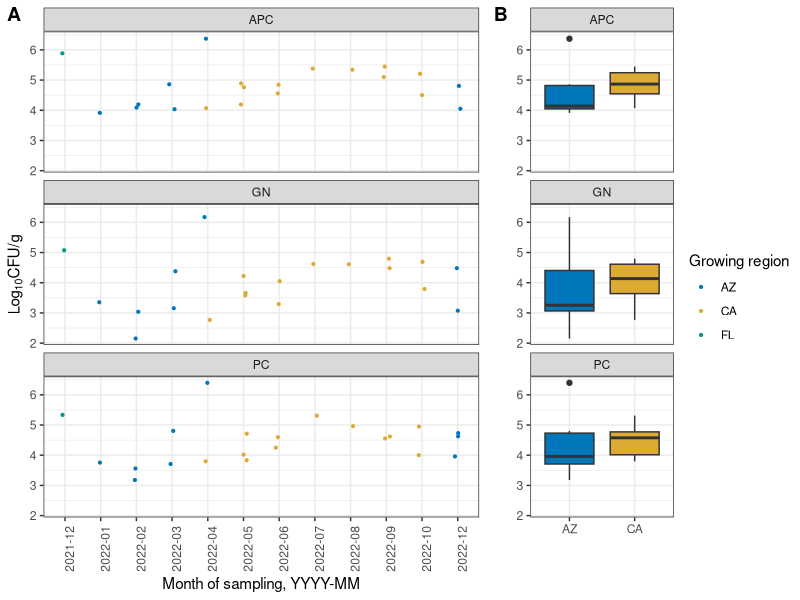
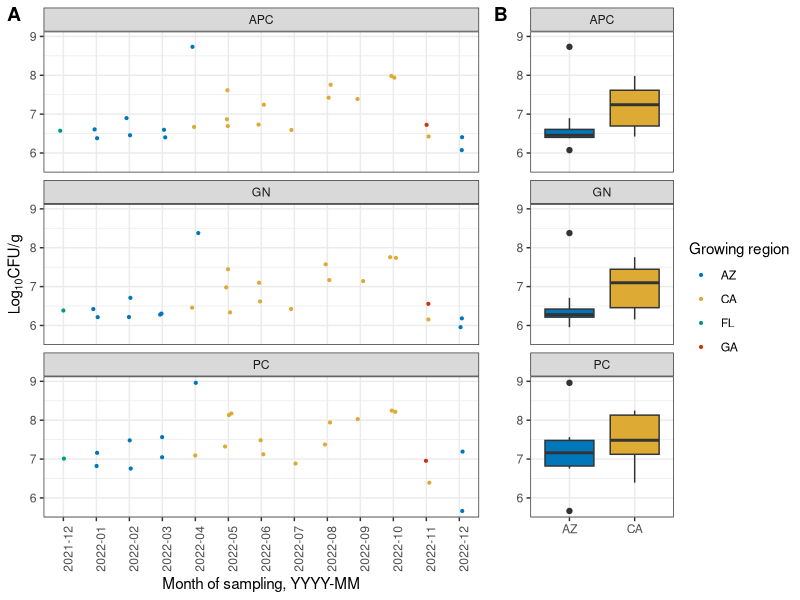
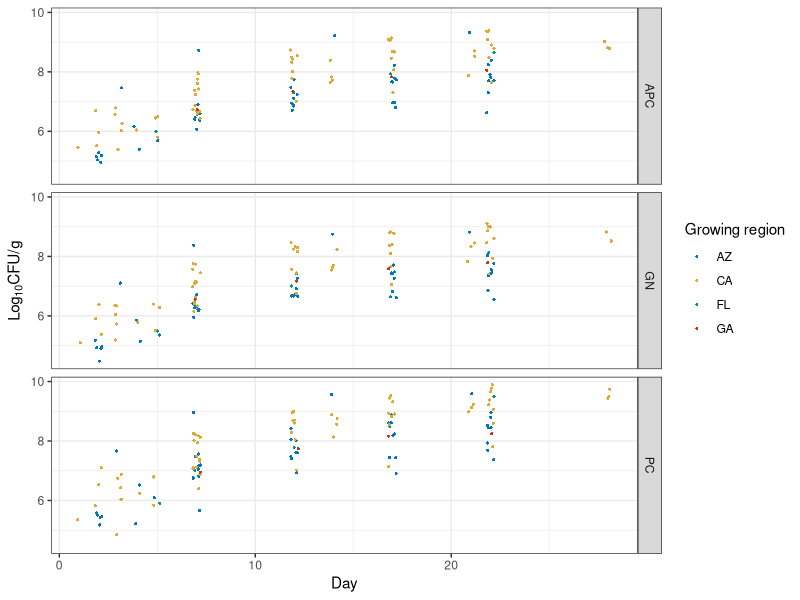
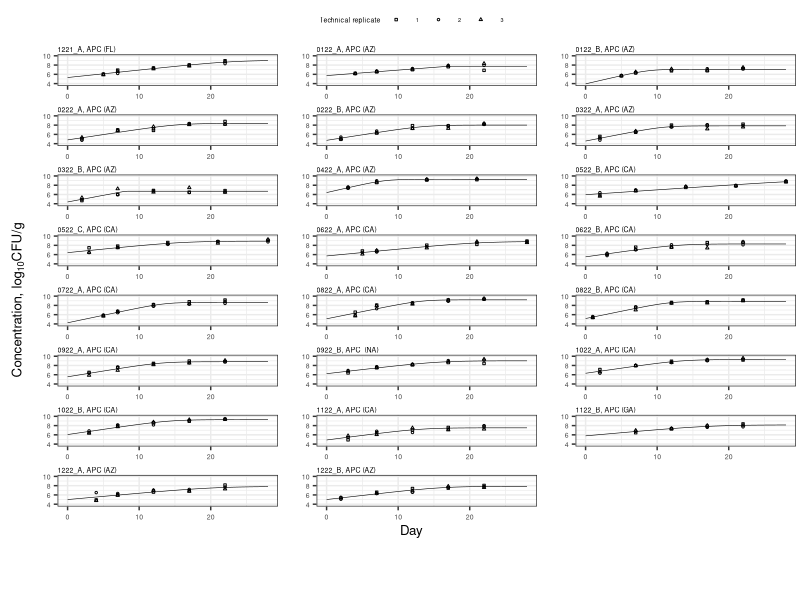
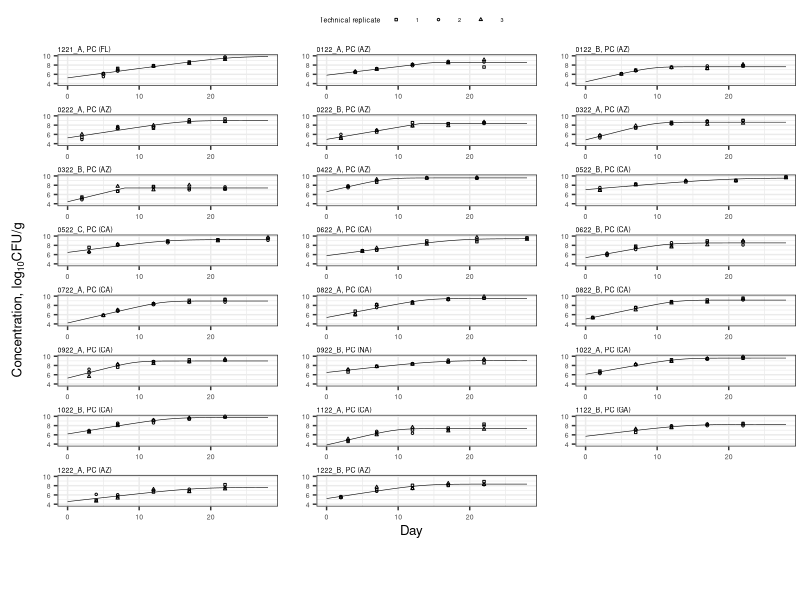

The R script that drew these images, in order:
## ------------------------------Title------------------------------------------
# Plotting the sampling data 

## ------------------------------Description------------------------------------
# Project: CIDA Spinach 

# Script description: Plotting the sampling data 

## ------------------------------Packages---------------------------------------
# Loading packages
library(tidyverse); library(dplyr); library(ggplot2); library(RColorBrewer); 
library(ggpubr); library(grid); library(reshape2); library(gridExtra)

## ------------------------------Raw Data---------------------------------------

harvest_arith <- read.csv("data/wrangled/harvest_conc_by_sample_replicate.csv", header = TRUE)
harvest_geom <- read.csv("data/wrangled/harvest_conc_by_testing_day.csv", header = TRUE)

shelf_life_arith <- read.csv("data/wrangled/shelf_life_conc_by_sample_replicate.csv", header = TRUE)
shelf_life_geom <- read.csv("data/wrangled/shelf_life_conc_by_testing_day.csv", header = TRUE)

metadata <- read.csv("data/wrangled/wrangled_metadata.csv", header = TRUE)

param <- read.csv("output/primary_growth_model_parameters.csv", header = TRUE)

## ------------------------------Defining models--------------------------------

#Baranyi without lag
baranyi_no_lag <- function(day, log10n0, log10nmax, mumax){
  log10n <- log10nmax - log10(1 + (10^(log10nmax - log10n0) - 1) * exp(-mumax * day))
}

#Buchanan without lag
buchanan_no_lag <- function(day, log10n0, log10nmax, mumax){
  log10n <- log10n0 + (day <= ((log10nmax - log10n0) * log(10) / mumax)) * mumax * day / log(10) + (day > ((log10nmax - log10n0) * log(10) / mumax)) * (log10nmax - log10n0)
}

growth_func <- function(day, log10n0, log10nmax, mumax, model){
  if(model == "buchanan_no_lag"){
    return(buchanan_no_lag(day, log10n0, log10nmax, mumax))
  } else if(model == "baranyi_no_lag"){
    return(baranyi_no_lag(day, log10n0, log10nmax, mumax))
  }
}

## ------------------------------Wrangling--------------------------------------

#Converting days into a numeric vector, for the shelf life dataframes
shelf_life_arith$day <- as.numeric(shelf_life_arith$day)

shelf_life_geom$day <- as.numeric(shelf_life_geom$day)


#Sorting samples by lot, for plotting
shelf_life_arith$sampling_code <- as.factor(shelf_life_arith$sampling_code)

shelf_life_arith$sample_replicate <- as.factor(shelf_life_arith$sample_replicate)

arith_1221a <- filter(shelf_life_arith, sampling_code == "1221_A")

arith_0122a <- filter(shelf_life_arith, sampling_code == "0122_A")
arith_0122b <- filter(shelf_life_arith, sampling_code == "0122_B")

arith_0222a <- filter(shelf_life_arith, sampling_code == "0222_A")
arith_0222b <- filter(shelf_life_arith, sampling_code == "0222_B")

arith_0322a <- filter(shelf_life_arith, sampling_code == "0322_A")
arith_0322b <- filter(shelf_life_arith, sampling_code == "0322_B")

arith_0422a <- filter(shelf_life_arith, sampling_code == "0422_A")
arith_0422b <- filter(shelf_life_arith, sampling_code == "0422_B")

arith_0522a <- filter(shelf_life_arith, sampling_code == "0522_A")
arith_0522b <- filter(shelf_life_arith, sampling_code == "0522_B")
arith_0522c <- filter(shelf_life_arith, sampling_code == "0522_C")


arith_0622a <- filter(shelf_life_arith, sampling_code == "0622_A")
arith_0622b <- filter(shelf_life_arith, sampling_code == "0622_B")

arith_0722a <- filter(shelf_life_arith, sampling_code == "0722_A")

arith_0822a <- filter(shelf_life_arith, sampling_code == "0822_A")
arith_0822b <- filter(shelf_life_arith, sampling_code == "0822_B")

arith_0922a <- filter(shelf_life_arith, sampling_code == "0922_A")
arith_0922b <- filter(shelf_life_arith, sampling_code == "0922_B")

arith_1022a <- filter(shelf_life_arith, sampling_code == "1022_A")
arith_1022b <- filter(shelf_life_arith, sampling_code == "1022_B")

arith_1122a <- filter(shelf_life_arith, sampling_code == "1122_A")
arith_1122b <- filter(shelf_life_arith, sampling_code == "1122_B")

arith_1222a <- filter(shelf_life_arith, sampling_code == "1222_A")
arith_1222b <- filter(shelf_life_arith, sampling_code == "1222_B")

## -----------------------------Plotting----------------------------------------
#Plotting harvest samples by location, for AZ and C

harvest_plot_data <- harvest_geom %>%
  filter(!(sampling_code %in% c("0722_B"))) %>%
  filter(!(sampling_code == "1222_A" & test %in% c("APC", "GN")))

harvest_plot_data$year_month_harvest <- substr(harvest_plot_data$date_of_harvest,1, 7)

cols <- c("#0077bb", "#ddaa33", "#009988", "#cc3311")

#Harvest counts by month of collection
harvest_by_sampling_date <- ggplot(data = harvest_plot_data, mapping = aes(x = year_month_harvest, y = log_conc_geom), color = loc) + 
 geom_jitter(aes(color = loc), width = 0.1, height = 0, size = 0.75) + theme_bw() + theme(axis.text.x = element_text(angle = 90)) + scale_color_manual(values = cols) + 
  ylab(expression("Log"[10]*"CFU/g")) + xlab("Month of sampling, YYYY-MM") + scale_fill_manual(values = cols) + facet_wrap(facets = vars(test), nrow = 3) + labs(colour="Growing region")


harvest_by_sampling_date_boxplot <- ggplot(data = filter(harvest_plot_data, loc %in% c("AZ", "CA")), mapping = aes(x = loc, y = log_conc_geom), fill = loc) + 
  geom_boxplot(aes(fill = loc)) + ylab(expression("Log"[10]*"CFU/g")) + xlab("Growing region") + scale_fill_manual(values = cols)  + facet_wrap(facets = vars(test), nrow = 3) + theme_bw() + labs(colour="Growing region")

#tiff("output/harvest_plot.tiff", width = 6, height = 4, unit = "in", res = 1200)
ggarrange(harvest_by_sampling_date, 
          harvest_by_sampling_date_boxplot + rremove("ylab") + rremove("xlab"), labels = c("A", "B"),
          widths = c(5,2), heights = c(1, 3), common.legend = TRUE, legend = "right",
          align = "hv")
#dev.off()

#D7 counts by month of collection

shelf_life_plot_data <- shelf_life_geom %>%
  filter(!(sampling_code %in% c("0922_B")))

shelf_life_plot_data$year_month_harvest <- paste0("20",substr(shelf_life_plot_data$sampling_code, 3, 4), 
                                             "-", substr(shelf_life_plot_data$sampling_code, 1, 2))
                                             
d7_by_sampling_date <- ggplot(data = filter(shelf_life_plot_data, day == "7"), mapping = aes(x = year_month_harvest, y = log_conc_geom), color = loc) + 
  geom_jitter(aes(color = loc), width = 0.1, height = 0, size = 0.75) + theme_bw() + theme(axis.text.x = element_text(angle = 90)) + scale_color_manual(values = cols) + 
  ylab(expression("Log"[10]*"CFU/g")) + xlab("Month of sampling, YYYY-MM") + facet_wrap(facets = vars(test), nrow = 3) + labs(colour="Growing region")

d7_by_sampling_date_boxplot <- ggplot(data = filter(shelf_life_plot_data, day == "7", loc %in% c("AZ", "CA")), mapping = aes(x = loc, y = log_conc_geom), fill = loc) + 
  geom_boxplot(aes(fill = loc)) + ylab(expression("Log"[10]*"CFU/g"))  + xlab("Growing region")  + scale_fill_manual(values = cols)  + facet_wrap(facets = vars(test), nrow = 3) + theme_bw() + labs(colour="Growing region")

d7_plots <- ggarrange(d7_by_sampling_date, 
          d7_by_sampling_date_boxplot + rremove("ylab") + rremove("xlab"), labels = c("A", "B"),
          nrow = 1, ncol = 2, align = "hv", widths = c(5,2), heights = c(1, 3),
          common.legend = TRUE, legend = "right")

#tiff("output/d7_plot.tiff", width = 6, height = 4, unit = "in", res = 1200)
d7_plots
#dev.off()

#Plotting shelf life data together 
shelf_life_plot <- ggplot(data = filter(shelf_life_plot_data), mapping = aes(x = day, y = log_conc_geom)) + 
  geom_jitter(aes(color = loc),shape = 16, width = 0.2, size = 0.75) + facet_grid(rows = vars(test)) + 
  scale_color_manual(values = cols) + labs(colour="Growing region") + 
  ylab(expression("Log"[10]*"CFU/g")) + xlab("Day") + theme_bw()

#tiff("output/shelf_life_plot.tiff", width = 6, height = 4, unit = "in", res = 1200)
shelf_life_plot
#dev.off()

## -----------------------------Plotting----------------------------------------

samp <- rep(unique(shelf_life_arith$sampling_code), each = 29)
day <- c(rep(0:28, times = 25))
pred <- vector(mode = "logical", length = length(day))

apc_pred <- bind_cols(samp, day, pred)
colnames(apc_pred) <- c("sampling_code", "day", "predicted_concentration")

pc_pred <- apc_pred

for(i in 1:nrow(apc_pred)){
  if(!(apc_pred$sampling_code[i] %in% c("0422_B", "0522_A"))){
  index <- which(apc_pred$sampling_code[i] == param$sampling_code &
                   "apc" == param$test)
  apc_pred$predicted_concentration[i] <- growth_func(apc_pred$day[i], 
                                                  param$n0[index], 
                                                  param$nmax[index], 
                                                  param$mumax[index], 
                                                  param$model[index])
  } else {
    apc_pred$predicted_concentration[i] <- NA
  }}

for(i in 1:nrow(pc_pred)){
  if(!(pc_pred$sampling_code[i] %in% c("0422_B", "0522_A"))){
    index <- which(pc_pred$sampling_code[i] == param$sampling_code &
                     "pc" == param$test)
    pc_pred$predicted_concentration[i] <- growth_func(pc_pred$day[i], 
                                                       param$n0[index], 
                                                       param$nmax[index], 
                                                       param$mumax[index], 
                                                       param$model[index])
  } else {
    pc_pred$predicted_concentration[i] <- NA
  }}

#APC 

apc_0122a <- ggplot(data = filter(arith_0122a, test == "APC"), 
                    aes(x = day, y = log_conc)) + 
  geom_point(aes(shape = sample_replicate), size = 0.5) + 
  geom_line(data = filter(apc_pred, sampling_code == "0122_A"), 
            aes(x = day, y = predicted_concentration), linewidth = 0.2) + 
  xlab("Day") + ylab(expression("Log"[10]*"CFU/g")) + 
  labs(title = "0122_A, APC (AZ)") + 
  scale_shape_manual(values = c(0, 1, 2)) + 
  labs(shape = "Technical replicate") + 
  theme_bw() +
  theme(plot.title = element_text(vjust = -3.5, size = 5),
        axis.text=element_text(size=5),
        plot.margin = unit(c(0,0.2,0,1), 'lines'),
        legend.title = element_text(size = 5),
        legend.text = element_text(size = 4)) +
  ylim(3.8, 10.0)

apc_0122b <- ggplot(data = filter(arith_0122b, test == "APC"), 
                    aes(x = day, y = log_conc)) + 
  geom_point(aes(shape = sample_replicate), size = 0.5) + 
  geom_line(data = filter(apc_pred, sampling_code == "0122_B"), 
            aes(x = day, y = predicted_concentration), linewidth = 0.2) + 
  xlab("Day") + ylab(expression("Log"[10]*"CFU/g")) + 
  labs(title = "0122_B, APC (AZ)") + 
  scale_shape_manual(values = c(0, 1, 2)) + 
  labs(shape = "Technical replicate") + 
  theme_bw() +
  theme(plot.title = element_text(vjust = -3.5, size = 5),
        axis.text=element_text(size=5),
        plot.margin = unit(c(0,0.2,0,1), 'lines'),
        legend.title = element_text(size = 5),
        legend.text = element_text(size = 4)) +
  ylim(3.8, 10.0)


apc_0222a <- ggplot(data = filter(arith_0222a, test == "APC"), 
                    aes(x = day, y = log_conc)) + 
  geom_point(aes(shape = sample_replicate), size = 0.5) + 
  geom_line(data = filter(apc_pred, sampling_code == "0222_A"), 
            aes(x = day, y = predicted_concentration), linewidth = 0.2) + 
  xlab("Day") + ylab(expression("Log"[10]*"CFU/g")) + 
  labs(title = "0222_A, APC (AZ)") + 
  scale_shape_manual(values = c(0, 1, 2)) + 
  labs(shape = "Technical replicate") + 
  theme_bw() +
  theme(plot.title = element_text(vjust = -3.5, size = 5),
        axis.text=element_text(size=5),
        plot.margin = unit(c(0,0.2,0,1), 'lines'),
        legend.title = element_text(size = 5),
        legend.text = element_text(size = 4)) +
  ylim(3.8, 10.0)

apc_0222b <- ggplot(data = filter(arith_0222b, test == "APC"), 
                    aes(x = day, y = log_conc)) + 
  geom_point(aes(shape = sample_replicate), size = 0.5) + 
  geom_line(data = filter(apc_pred, sampling_code == "0222_B"), 
            aes(x = day, y = predicted_concentration), linewidth = 0.2) + 
  xlab("Day") + ylab(expression("Log"[10]*"CFU/g")) + 
  labs(title = "0222_B, APC (AZ)") + 
  scale_shape_manual(values = c(0, 1, 2)) + 
  labs(shape = "Technical replicate") + 
  theme_bw() +
  theme(plot.title = element_text(vjust = -3.5, size = 5),
        axis.text=element_text(size=5),
        plot.margin = unit(c(0,0.2,0,1), 'lines'),
        legend.title = element_text(size = 5),
        legend.text = element_text(size = 4)) +
  ylim(3.8, 10.0)

apc_0322a <- ggplot(data = filter(arith_0322a, test == "APC"), 
                    aes(x = day, y = log_conc)) + 
  geom_point(aes(shape = sample_replicate), size = 0.5) + 
  geom_line(data = filter(apc_pred, sampling_code == "0322_A"), 
            aes(x = day, y = predicted_concentration), linewidth = 0.2) + 
  xlab("Day") + ylab(expression("Log"[10]*"CFU/g")) + 
  labs(title = "0322_A, APC (AZ)") + 
  scale_shape_manual(values = c(0, 1, 2)) + 
  labs(shape = "Technical replicate") + 
  theme_bw() +
  theme(plot.title = element_text(vjust = -3.5, size = 5),
        axis.text=element_text(size=5),
        plot.margin = unit(c(0,0.2,0,1), 'lines'),
        legend.title = element_text(size = 5),
        legend.text = element_text(size = 4)) +
  ylim(3.8, 10.0)

apc_0322b <- ggplot(data = filter(arith_0322b, test == "APC"), 
                    aes(x = day, y = log_conc)) + 
  geom_point(aes(shape = sample_replicate), size = 0.5) + 
  geom_line(data = filter(apc_pred, sampling_code == "0322_B"), 
            aes(x = day, y = predicted_concentration), linewidth = 0.2) + 
  xlab("Day") + ylab(expression("Log"[10]*"CFU/g")) + 
  labs(title = "0322_B, APC (AZ)") + 
  scale_shape_manual(values = c(0, 1, 2)) + 
  labs(shape = "Technical replicate") + 
  theme_bw() +
  theme(plot.title = element_text(vjust = -3.5, size = 5),
        axis.text=element_text(size=5),
        plot.margin = unit(c(0,0.2,0,1), 'lines'),
        legend.title = element_text(size = 5),
        legend.text = element_text(size = 4)) +
  ylim(3.8, 10.0)

apc_0422a <- ggplot(data = filter(arith_0422a, test == "APC"), 
                    aes(x = day, y = log_conc)) + 
  geom_point(aes(shape = sample_replicate), size = 0.5) + 
  geom_line(data = filter(apc_pred, sampling_code == "0422_A"), 
            aes(x = day, y = predicted_concentration), linewidth = 0.2) + 
  xlab("Day") + ylab(expression("Log"[10]*"CFU/g")) + 
  labs(title = "0422_A, APC (AZ)") + 
  scale_shape_manual(values = c(0, 1, 2)) + 
  labs(shape = "Technical replicate") + 
  theme_bw() +
  theme(plot.title = element_text(vjust = -3.5, size = 5),
        axis.text=element_text(size=5),
        plot.margin = unit(c(0,0.2,0,1), 'lines'),
        legend.title = element_text(size = 5),
        legend.text = element_text(size = 4)) +
  ylim(3.8, 10.0)

apc_0522b <- ggplot(data = filter(arith_0522b, test == "APC"), 
                    aes(x = day, y = log_conc)) + 
  geom_point(aes(shape = sample_replicate), size = 0.5) + 
  geom_line(data = filter(apc_pred, sampling_code == "0522_B"), 
            aes(x = day, y = predicted_concentration), linewidth = 0.2) + 
  xlab("Day") + ylab(expression("Log"[10]*"CFU/g")) + 
  labs(title = "0522_B, APC (CA)") + 
  scale_shape_manual(values = c(0, 1, 2)) + 
  labs(shape = "Technical replicate") + 
  theme_bw() +
  theme(plot.title = element_text(vjust = -3.5, size = 5),
        axis.text=element_text(size=5),
        plot.margin = unit(c(0,0.2,0,1), 'lines'),
        legend.title = element_text(size = 5),
        legend.text = element_text(size = 4)) +
  ylim(3.8, 10.0)

apc_0522c <- ggplot(data = filter(arith_0522c, test == "APC"), 
                    aes(x = day, y = log_conc)) + 
  geom_point(aes(shape = sample_replicate), size = 0.5) + 
  geom_line(data = filter(apc_pred, sampling_code == "0522_C"), 
            aes(x = day, y = predicted_concentration), linewidth = 0.2) + 
  xlab("Day") + ylab(expression("Log"[10]*"CFU/g")) + 
  labs(title = "0522_C, APC (CA)") + 
  scale_shape_manual(values = c(0, 1, 2)) + 
  labs(shape = "Technical replicate") + 
  theme_bw() +
  theme(plot.title = element_text(vjust = -3.5, size = 5),
        axis.text=element_text(size=5),
        plot.margin = unit(c(0,0.2,0,1), 'lines'),
        legend.title = element_text(size = 5),
        legend.text = element_text(size = 4)) +
  ylim(3.8, 10.0)

apc_0622a <- ggplot(data = filter(arith_0622a, test == "APC"), 
                    aes(x = day, y = log_conc)) + 
  geom_point(aes(shape = sample_replicate), size = 0.5) + 
  geom_line(data = filter(apc_pred, sampling_code == "0622_A"), 
            aes(x = day, y = predicted_concentration), linewidth = 0.2) + 
  xlab("Day") + ylab(expression("Log"[10]*"CFU/g")) + 
  labs(title = "0622_A, APC (CA)") + 
  scale_shape_manual(values = c(0, 1, 2)) + 
  labs(shape = "Technical replicate") + 
  theme_bw() +
  theme(plot.title = element_text(vjust = -3.5, size = 5),
        axis.text=element_text(size=5),
        plot.margin = unit(c(0,0.2,0,1), 'lines'),
        legend.title = element_text(size = 5),
        legend.text = element_text(size = 4)) +
  ylim(3.8, 10.0)

apc_0622b <- ggplot(data = filter(arith_0622b, test == "APC"), 
                    aes(x = day, y = log_conc)) + 
  geom_point(aes(shape = sample_replicate), size = 0.5) + 
  geom_line(data = filter(apc_pred, sampling_code == "0622_B"), 
            aes(x = day, y = predicted_concentration), linewidth = 0.2) + 
  xlab("Day") + ylab(expression("Log"[10]*"CFU/g")) + 
  labs(title = "0622_B, APC (CA)") + 
  scale_shape_manual(values = c(0, 1, 2)) + 
  labs(shape = "Technical replicate") + 
  theme_bw() +
  theme(plot.title = element_text(vjust = -3.5, size = 5),
        axis.text=element_text(size=5),
        plot.margin = unit(c(0,0.2,0,1), 'lines'),
        legend.title = element_text(size = 5),
        legend.text = element_text(size = 4)) +
  ylim(3.8, 10.0)

apc_0722a <- ggplot(data = filter(arith_0722a, test == "APC"), 
                    aes(x = day, y = log_conc)) + 
  geom_point(aes(shape = sample_replicate), size = 0.5) + 
  geom_line(data = filter(apc_pred, sampling_code == "0722_A"), 
            aes(x = day, y = predicted_concentration), linewidth = 0.2) + 
  xlab("Day") + ylab(expression("Log"[10]*"CFU/g")) + 
  labs(title = "0722_A, APC (CA)") + 
  scale_shape_manual(values = c(0, 1, 2)) + 
  labs(shape = "Technical replicate") + 
  theme_bw() +
  theme(plot.title = element_text(vjust = -3.5, size = 5),
        axis.text=element_text(size=5),
        plot.margin = unit(c(0,0.2,0,1), 'lines'),
        legend.title = element_text(size = 5),
        legend.text = element_text(size = 4)) +
  ylim(3.8, 10.0)

apc_0822a <- ggplot(data = filter(arith_0822a, test == "APC"), 
                    aes(x = day, y = log_conc)) + 
  geom_point(aes(shape = sample_replicate), size = 0.5) + 
  geom_line(data = filter(apc_pred, sampling_code == "0822_A"), 
            aes(x = day, y = predicted_concentration), linewidth = 0.2) + 
  xlab("Day") + ylab(expression("Log"[10]*"CFU/g")) + 
  labs(title = "0822_A, APC (CA)") + 
  scale_shape_manual(values = c(0, 1, 2)) + 
  labs(shape = "Technical replicate") + 
  theme_bw() +
  theme(plot.title = element_text(vjust = -3.5, size = 5),
        axis.text=element_text(size=5),
        plot.margin = unit(c(0,0.2,0,1), 'lines'),
        legend.title = element_text(size = 5),
        legend.text = element_text(size = 4)) +
  ylim(3.8, 10.0)

apc_0822b <- ggplot(data = filter(arith_0822b, test == "APC"), 
                    aes(x = day, y = log_conc)) + 
  geom_point(aes(shape = sample_replicate), size = 0.5) + 
  geom_line(data = filter(apc_pred, sampling_code == "0822_B"), 
            aes(x = day, y = predicted_concentration), linewidth = 0.2) + 
  xlab("Day") + ylab(expression("Log"[10]*"CFU/g")) + 
  labs(title = "0822_B, APC (CA)") + 
  scale_shape_manual(values = c(0, 1, 2)) + 
  labs(shape = "Technical replicate") + 
  theme_bw() +
  theme(plot.title = element_text(vjust = -3.5, size = 5),
        axis.text=element_text(size=5),
        plot.margin = unit(c(0,0.2,0,1), 'lines'),
        legend.title = element_text(size = 5),
        legend.text = element_text(size = 4)) +
  ylim(3.8, 10.0)

apc_0922a <- ggplot(data = filter(arith_0922a, test == "APC"), 
                    aes(x = day, y = log_conc)) + 
  geom_point(aes(shape = sample_replicate), size = 0.5) + 
  geom_line(data = filter(apc_pred, sampling_code == "0922_A"), 
            aes(x = day, y = predicted_concentration), linewidth = 0.2) + 
  xlab("Day") + ylab(expression("Log"[10]*"CFU/g")) + 
  labs(title = "0922_A, APC (CA)") + 
  scale_shape_manual(values = c(0, 1, 2)) + 
  labs(shape = "Technical replicate") + 
  theme_bw() +
  theme(plot.title = element_text(vjust = -3.5, size = 5),
        axis.text=element_text(size=5),
        plot.margin = unit(c(0,0.2,0,1), 'lines'),
        legend.title = element_text(size = 5),
        legend.text = element_text(size = 4)) +
  ylim(3.8, 10.0)

apc_0922b <- ggplot(data = filter(arith_0922b, test == "APC"), 
                    aes(x = day, y = log_conc)) + 
  geom_point(aes(shape = sample_replicate), size = 0.5) + 
  geom_line(data = filter(apc_pred, sampling_code == "0922_B"), 
            aes(x = day, y = predicted_concentration), linewidth = 0.2) + 
  xlab("Day") + ylab(expression("Log"[10]*"CFU/g")) + 
  labs(title = "0922_B, APC  (NA)") + 
  scale_shape_manual(values = c(0, 1, 2)) + 
  labs(shape = "Technical replicate") + 
  theme_bw() +
  theme(plot.title = element_text(vjust = -3.5, size = 5),
        axis.text=element_text(size=5),
        plot.margin = unit(c(0,0.2,0,1), 'lines'),
        legend.title = element_text(size = 5),
        legend.text = element_text(size = 4)) +
  ylim(3.8, 10.0)

apc_1022a <- ggplot(data = filter(arith_1022a, test == "APC"), 
                    aes(x = day, y = log_conc)) + 
  geom_point(aes(shape = sample_replicate), size = 0.5) + 
  geom_line(data = filter(apc_pred, sampling_code == "1022_A"), 
            aes(x = day, y = predicted_concentration), linewidth = 0.2) + 
  xlab("Day") + ylab(expression("Log"[10]*"CFU/g")) + 
  labs(title = "1022_A, APC (CA)") + 
  scale_shape_manual(values = c(0, 1, 2)) + 
  labs(shape = "Technical replicate") + 
  theme_bw() +
  theme(plot.title = element_text(vjust = -3.5, size = 5),
        axis.text=element_text(size=5),
        plot.margin = unit(c(0,0.2,0,1), 'lines'),
        legend.title = element_text(size = 5),
        legend.text = element_text(size = 4)) +
  ylim(3.8, 10.0)

apc_1022b <- ggplot(data = filter(arith_1022b, test == "APC"), 
                    aes(x = day, y = log_conc)) + 
  geom_point(aes(shape = sample_replicate), size = 0.5) + 
  geom_line(data = filter(apc_pred, sampling_code == "1022_B"), 
            aes(x = day, y = predicted_concentration), linewidth = 0.2) + 
  xlab("Day") + ylab(expression("Log"[10]*"CFU/g")) + 
  labs(title = "1022_B, APC (CA)") + 
  scale_shape_manual(values = c(0, 1, 2)) + 
  labs(shape = "Technical replicate") + 
  theme_bw() +
  theme(plot.title = element_text(vjust = -3.5, size = 5),
        axis.text=element_text(size=5),
        plot.margin = unit(c(0,0.2,0,1), 'lines'),
        legend.title = element_text(size = 5),
        legend.text = element_text(size = 4)) +
  ylim(3.8, 10.0)

apc_1122a <- ggplot(data = filter(arith_1122a, test == "APC"), 
                    aes(x = day, y = log_conc)) + 
  geom_point(aes(shape = sample_replicate), size = 0.5) + 
  geom_line(data = filter(apc_pred, sampling_code == "1122_A"), 
            aes(x = day, y = predicted_concentration), linewidth = 0.2) + 
  xlab("Day") + ylab(expression("Log"[10]*"CFU/g")) + 
  labs(title = "1122_A, APC (CA)") + 
  scale_shape_manual(values = c(0, 1, 2)) + 
  labs(shape = "Technical replicate") + 
  theme_bw() +
  theme(plot.title = element_text(vjust = -3.5, size = 5),
        axis.text=element_text(size=5),
        plot.margin = unit(c(0,0.2,0,1), 'lines'),
        legend.title = element_text(size = 5),
        legend.text = element_text(size = 4)) +
  ylim(3.8, 10.0)

apc_1122b <- ggplot(data = filter(arith_1122b, test == "APC"), 
                    aes(x = day, y = log_conc)) + 
  geom_point(aes(shape = sample_replicate), size = 0.5) + 
  geom_line(data = filter(apc_pred, sampling_code == "1122_B"), 
            aes(x = day, y = predicted_concentration), linewidth = 0.2) + 
  xlab("Day") + ylab(expression("Log"[10]*"CFU/g")) + 
  labs(title = "1122_B, APC (GA)") + 
  scale_shape_manual(values = c(0, 1, 2)) + 
  labs(shape = "Technical replicate") + 
  theme_bw() +
  theme(plot.title = element_text(vjust = -3.5, size = 5),
        axis.text=element_text(size=5),
        plot.margin = unit(c(0,0.2,0,1), 'lines'),
        legend.title = element_text(size = 5),
        legend.text = element_text(size = 4)) +
  ylim(3.8, 10.0)

apc_1221a <- ggplot(data = filter(arith_1221a, test == "APC"), 
                    aes(x = day, y = log_conc)) + 
  geom_point(aes(shape = sample_replicate), size = 0.5) + 
  geom_line(data = filter(apc_pred, sampling_code == "1221_A"), 
            aes(x = day, y = predicted_concentration), linewidth = 0.2) + 
  xlab("Day") + ylab(expression("Log"[10]*"CFU/g")) + 
  labs(title = "1221_A, APC (FL)") + 
  scale_shape_manual(values = c(0, 1, 2)) + 
  labs(shape = "Technical replicate") + 
  theme_bw() +
  theme(plot.title = element_text(vjust = -3.5, size = 5),
        axis.text=element_text(size=5),
        plot.margin = unit(c(0,0.2,0,1), 'lines'),
        legend.title = element_text(size = 5),
        legend.text = element_text(size = 4)) +
  ylim(3.8, 10.0)

apc_1222a <- ggplot(data = filter(arith_1222a, test == "APC"), 
                    aes(x = day, y = log_conc)) + 
  geom_point(aes(shape = sample_replicate), size = 0.5) + 
  geom_line(data = filter(apc_pred, sampling_code == "1222_A"), 
            aes(x = day, y = predicted_concentration), linewidth = 0.2) + 
  xlab("Day") + ylab(expression("Log"[10]*"CFU/g")) + 
  labs(title = "1222_A, APC (AZ)") + 
  scale_shape_manual(values = c(0, 1, 2)) + 
  labs(shape = "Technical replicate") + 
  theme_bw() +
  theme(plot.title = element_text(vjust = -3.5, size = 5),
        axis.text=element_text(size=5),
        plot.margin = unit(c(0,0.2,0,1), 'lines'),
        legend.title = element_text(size = 5),
        legend.text = element_text(size = 4)) +
  ylim(3.8, 10.0)

apc_1222b <- ggplot(data = filter(arith_1222b, test == "APC"), 
                    aes(x = day, y = log_conc)) + 
  geom_point(aes(shape = sample_replicate), size = 0.5) + 
  geom_line(data = filter(apc_pred, sampling_code == "1222_B"), 
            aes(x = day, y = predicted_concentration), linewidth = 0.2) + 
  xlab("Day") + ylab(expression("Log"[10]*"CFU/g")) + 
  labs(title = "1222_B, APC (AZ)") + 
  scale_shape_manual(values = c(0, 1, 2)) + 
  labs(shape = "Technical replicate") + 
  theme_bw() +
  theme(plot.title = element_text(vjust = -3.5, size = 5),
        axis.text=element_text(size=5), 
        plot.margin = unit(c(0,0.2,0,1), 'lines'),
        legend.title = element_text(size = 5),
        legend.text = element_text(size = 4)) +
  ylim(3.8, 10.0)

apc_plot <- ggarrange(apc_1221a + rremove("ylab") + rremove("xlab"), 
                         apc_0122a +rremove("ylab") + rremove("xlab"),
                         apc_0122b +rremove("ylab") + rremove("xlab"), 
                         apc_0222a +rremove("ylab") + rremove("xlab"),
                         apc_0222b +rremove("ylab") + rremove("xlab"), 
                         apc_0322a +rremove("ylab") + rremove("xlab"),
                         apc_0322b +rremove("ylab") + rremove("xlab"), 
                         apc_0422a +rremove("ylab") + rremove("xlab"),
                         apc_0522b +rremove("ylab") + rremove("xlab"), 
                         apc_0522c +rremove("ylab") + rremove("xlab"),
                         apc_0622a +rremove("ylab") + rremove("xlab"), 
                         apc_0622b +rremove("ylab") + rremove("xlab"),
                         apc_0722a +rremove("ylab") + rremove("xlab"), 
                         apc_0822a +rremove("ylab") + rremove("xlab"),
                         apc_0822b +rremove("ylab") + rremove("xlab"), 
                         apc_0922a +rremove("ylab") + rremove("xlab"),
                         apc_0922b +rremove("ylab") + rremove("xlab"), 
                         apc_1022a +rremove("ylab") + rremove("xlab"),
                         apc_1022b +rremove("ylab") + rremove("xlab"), 
                         apc_1122a +rremove("ylab") + rremove("xlab"),
                         apc_1122b +rremove("ylab") + rremove("xlab"), 
                         apc_1222a +rremove("ylab") + rremove("xlab"),
                         apc_1222b +rremove("ylab") + rremove("xlab"),
                         common.legend = TRUE, 
                         ncol = 3, nrow = 9)


pdf("output/apc_primary_model_plot.pdf")

annotate_figure(apc_plot, left = textGrob(expression("Concentration, log"[10]*"CFU/g"), rot = 90, vjust = 1, gp = gpar(cex = 0.8)),
                bottom = textGrob("Day", y = 3.5, x = 0.5, gp = gpar(cex = 0.8)))

dev.off()

#PC 

pc_0122a <- ggplot(data = filter(arith_0122a, test == "PC"), 
                    aes(x = day, y = log_conc)) + 
  geom_point(aes(shape = sample_replicate), size = 0.5) + 
  geom_line(data = filter(pc_pred, sampling_code == "0122_A"), 
            aes(x = day, y = predicted_concentration), linewidth = 0.2) + 
  xlab("Day") + ylab(expression("Log"[10]*"CFU/g")) + 
  labs(title = "0122_A, PC (AZ)") + 
  scale_shape_manual(values = c(0, 1, 2)) + 
  labs(shape = "Technical replicate") + 
  theme_bw() +
  theme(plot.title = element_text(vjust = -3.5, size = 5),
        axis.text=element_text(size=5),
        plot.margin = unit(c(0,0.2,0,1), 'lines'),
        legend.title = element_text(size = 5),
        legend.text = element_text(size = 4)) +
  ylim(3.8, 10)

pc_0122b <- ggplot(data = filter(arith_0122b, test == "PC"), 
                    aes(x = day, y = log_conc)) + 
  geom_point(aes(shape = sample_replicate), size = 0.5) + 
  geom_line(data = filter(pc_pred, sampling_code == "0122_B"), 
            aes(x = day, y = predicted_concentration), linewidth = 0.2) + 
  xlab("Day") + ylab(expression("Log"[10]*"CFU/g")) + 
  labs(title = "0122_B, PC (AZ)") + 
  scale_shape_manual(values = c(0, 1, 2)) + 
  labs(shape = "Technical replicate") + 
  theme_bw() +
  theme(plot.title = element_text(vjust = -3.5, size = 5),
        axis.text=element_text(size=5),
        plot.margin = unit(c(0,0.2,0,1), 'lines'),
        legend.title = element_text(size = 5),
        legend.text = element_text(size = 4)) +
  ylim(3.8, 10)


pc_0222a <- ggplot(data = filter(arith_0222a, test == "PC"), 
                    aes(x = day, y = log_conc)) + 
  geom_point(aes(shape = sample_replicate), size = 0.5) + 
  geom_line(data = filter(pc_pred, sampling_code == "0222_A"), 
            aes(x = day, y = predicted_concentration), linewidth = 0.2) + 
  xlab("Day") + ylab(expression("Log"[10]*"CFU/g")) + 
  labs(title = "0222_A, PC (AZ)") + 
  scale_shape_manual(values = c(0, 1, 2)) + 
  labs(shape = "Technical replicate") + 
  theme_bw() +
  theme(plot.title = element_text(vjust = -3.5, size = 5),
        axis.text=element_text(size=5),
        plot.margin = unit(c(0,0.2,0,1), 'lines'),
        legend.title = element_text(size = 5),
        legend.text = element_text(size = 4)) +
  ylim(3.8, 10)

pc_0222b <- ggplot(data = filter(arith_0222b, test == "PC"), 
                    aes(x = day, y = log_conc)) + 
  geom_point(aes(shape = sample_replicate), size = 0.5) + 
  geom_line(data = filter(pc_pred, sampling_code == "0222_B"), 
            aes(x = day, y = predicted_concentration), linewidth = 0.2) + 
  xlab("Day") + ylab(expression("Log"[10]*"CFU/g")) + 
  labs(title = "0222_B, PC (AZ)") + 
  scale_shape_manual(values = c(0, 1, 2)) + 
  labs(shape = "Technical replicate") + 
  theme_bw() +
  theme(plot.title = element_text(vjust = -3.5, size = 5),
        axis.text=element_text(size=5),
        plot.margin = unit(c(0,0.2,0,1), 'lines'),
        legend.title = element_text(size = 5),
        legend.text = element_text(size = 4)) +
  ylim(3.8, 10)

pc_0322a <- ggplot(data = filter(arith_0322a, test == "PC"), 
                    aes(x = day, y = log_conc)) + 
  geom_point(aes(shape = sample_replicate), size = 0.5) + 
  geom_line(data = filter(pc_pred, sampling_code == "0322_A"), 
            aes(x = day, y = predicted_concentration), linewidth = 0.2) + 
  xlab("Day") + ylab(expression("Log"[10]*"CFU/g")) + 
  labs(title = "0322_A, PC (AZ)") + 
  scale_shape_manual(values = c(0, 1, 2)) + 
  labs(shape = "Technical replicate") + 
  theme_bw() +
  theme(plot.title = element_text(vjust = -3.5, size = 5),
        axis.text=element_text(size=5),
        plot.margin = unit(c(0,0.2,0,1), 'lines'),
        legend.title = element_text(size = 5),
        legend.text = element_text(size = 4)) +
  ylim(3.8, 10)

pc_0322b <- ggplot(data = filter(arith_0322b, test == "PC"), 
                    aes(x = day, y = log_conc)) + 
  geom_point(aes(shape = sample_replicate), size = 0.5) + 
  geom_line(data = filter(pc_pred, sampling_code == "0322_B"), 
            aes(x = day, y = predicted_concentration), linewidth = 0.2) + 
  xlab("Day") + ylab(expression("Log"[10]*"CFU/g")) + 
  labs(title = "0322_B, PC (AZ)") + 
  scale_shape_manual(values = c(0, 1, 2)) + 
  labs(shape = "Technical replicate") + 
  theme_bw() +
  theme(plot.title = element_text(vjust = -3.5, size = 5),
        axis.text=element_text(size=5),
        plot.margin = unit(c(0,0.2,0,1), 'lines'),
        legend.title = element_text(size = 5),
        legend.text = element_text(size = 4)) +
  ylim(3.8, 10)

pc_0422a <- ggplot(data = filter(arith_0422a, test == "PC"), 
                    aes(x = day, y = log_conc)) + 
  geom_point(aes(shape = sample_replicate), size = 0.5) + 
  geom_line(data = filter(pc_pred, sampling_code == "0422_A"), 
            aes(x = day, y = predicted_concentration), linewidth = 0.2) + 
  xlab("Day") + ylab(expression("Log"[10]*"CFU/g")) + 
  labs(title = "0422_A, PC (AZ)") + 
  scale_shape_manual(values = c(0, 1, 2)) + 
  labs(shape = "Technical replicate") + 
  theme_bw() +
  theme(plot.title = element_text(vjust = -3.5, size = 5),
        axis.text=element_text(size=5),
        plot.margin = unit(c(0,0.2,0,1), 'lines'),
        legend.title = element_text(size = 5),
        legend.text = element_text(size = 4)) +
  ylim(3.8, 10)

pc_0522b <- ggplot(data = filter(arith_0522b, test == "PC"), 
                    aes(x = day, y = log_conc)) + 
  geom_point(aes(shape = sample_replicate), size = 0.5) + 
  geom_line(data = filter(pc_pred, sampling_code == "0522_B"), 
            aes(x = day, y = predicted_concentration), linewidth = 0.2) + 
  xlab("Day") + ylab(expression("Log"[10]*"CFU/g")) + 
  labs(title = "0522_B, PC (CA)") + 
  scale_shape_manual(values = c(0, 1, 2)) + 
  labs(shape = "Technical replicate") + 
  theme_bw() +
  theme(plot.title = element_text(vjust = -3.5, size = 5),
        axis.text=element_text(size=5),
        plot.margin = unit(c(0,0.2,0,1), 'lines'),
        legend.title = element_text(size = 5),
        legend.text = element_text(size = 4)) +
  ylim(3.8, 10)

pc_0522c <- ggplot(data = filter(arith_0522c, test == "PC"), 
                    aes(x = day, y = log_conc)) + 
  geom_point(aes(shape = sample_replicate), size = 0.5) + 
  geom_line(data = filter(pc_pred, sampling_code == "0522_C"), 
            aes(x = day, y = predicted_concentration), linewidth = 0.2) + 
  xlab("Day") + ylab(expression("Log"[10]*"CFU/g")) + 
  labs(title = "0522_C, PC (CA)") + 
  scale_shape_manual(values = c(0, 1, 2)) + 
  labs(shape = "Technical replicate") + 
  theme_bw() +
  theme(plot.title = element_text(vjust = -3.5, size = 5),
        axis.text=element_text(size=5),
        plot.margin = unit(c(0,0.2,0,1), 'lines'),
        legend.title = element_text(size = 5),
        legend.text = element_text(size = 4)) +
  ylim(3.8, 10)

pc_0622a <- ggplot(data = filter(arith_0622a, test == "PC"), 
                    aes(x = day, y = log_conc)) + 
  geom_point(aes(shape = sample_replicate), size = 0.5) + 
  geom_line(data = filter(pc_pred, sampling_code == "0622_A"), 
            aes(x = day, y = predicted_concentration), linewidth = 0.2) + 
  xlab("Day") + ylab(expression("Log"[10]*"CFU/g")) + 
  labs(title = "0622_A, PC (CA)") + 
  scale_shape_manual(values = c(0, 1, 2)) + 
  labs(shape = "Technical replicate") + 
  theme_bw() +
  theme(plot.title = element_text(vjust = -3.5, size = 5),
        axis.text=element_text(size=5),
        plot.margin = unit(c(0,0.2,0,1), 'lines'),
        legend.title = element_text(size = 5),
        legend.text = element_text(size = 4)) +
  ylim(3.8, 10)

pc_0622b <- ggplot(data = filter(arith_0622b, test == "PC"), 
                    aes(x = day, y = log_conc)) + 
  geom_point(aes(shape = sample_replicate), size = 0.5) + 
  geom_line(data = filter(pc_pred, sampling_code == "0622_B"), 
            aes(x = day, y = predicted_concentration), linewidth = 0.2) + 
  xlab("Day") + ylab(expression("Log"[10]*"CFU/g")) + 
  labs(title = "0622_B, PC (CA)") + 
  scale_shape_manual(values = c(0, 1, 2)) + 
  labs(shape = "Technical replicate") + 
  theme_bw() +
  theme(plot.title = element_text(vjust = -3.5, size = 5),
        axis.text=element_text(size=5),
        plot.margin = unit(c(0,0.2,0,1), 'lines'),
        legend.title = element_text(size = 5),
        legend.text = element_text(size = 4)) +
  ylim(3.8, 10)

pc_0722a <- ggplot(data = filter(arith_0722a, test == "PC"), 
                    aes(x = day, y = log_conc)) + 
  geom_point(aes(shape = sample_replicate), size = 0.5) + 
  geom_line(data = filter(pc_pred, sampling_code == "0722_A"), 
            aes(x = day, y = predicted_concentration), linewidth = 0.2) + 
  xlab("Day") + ylab(expression("Log"[10]*"CFU/g")) + 
  labs(title = "0722_A, PC (CA)") + 
  scale_shape_manual(values = c(0, 1, 2)) + 
  labs(shape = "Technical replicate") + 
  theme_bw() +
  theme(plot.title = element_text(vjust = -3.5, size = 5),
        axis.text=element_text(size=5),
        plot.margin = unit(c(0,0.2,0,1), 'lines'),
        legend.title = element_text(size = 5),
        legend.text = element_text(size = 4)) +
  ylim(3.8, 10)

pc_0822a <- ggplot(data = filter(arith_0822a, test == "PC"), 
                    aes(x = day, y = log_conc)) + 
  geom_point(aes(shape = sample_replicate), size = 0.5) + 
  geom_line(data = filter(pc_pred, sampling_code == "0822_A"), 
            aes(x = day, y = predicted_concentration), linewidth = 0.2) + 
  xlab("Day") + ylab(expression("Log"[10]*"CFU/g")) + 
  labs(title = "0822_A, PC (CA)") + 
  scale_shape_manual(values = c(0, 1, 2)) + 
  labs(shape = "Technical replicate") + 
  theme_bw() +
  theme(plot.title = element_text(vjust = -3.5, size = 5),
        axis.text=element_text(size=5),
        plot.margin = unit(c(0,0.2,0,1), 'lines'),
        legend.title = element_text(size = 5),
        legend.text = element_text(size = 4)) +
  ylim(3.8, 10)

pc_0822b <- ggplot(data = filter(arith_0822b, test == "PC"), 
                    aes(x = day, y = log_conc)) + 
  geom_point(aes(shape = sample_replicate), size = 0.5) + 
  geom_line(data = filter(pc_pred, sampling_code == "0822_B"), 
            aes(x = day, y = predicted_concentration), linewidth = 0.2) + 
  xlab("Day") + ylab(expression("Log"[10]*"CFU/g")) + 
  labs(title = "0822_B, PC (CA)") + 
  scale_shape_manual(values = c(0, 1, 2)) + 
  labs(shape = "Technical replicate") + 
  theme_bw() +
  theme(plot.title = element_text(vjust = -3.5, size = 5),
        axis.text=element_text(size=5),
        plot.margin = unit(c(0,0.2,0,1), 'lines'),
        legend.title = element_text(size = 5),
        legend.text = element_text(size = 4)) +
  ylim(3.8, 10)

pc_0922a <- ggplot(data = filter(arith_0922a, test == "PC"), 
                    aes(x = day, y = log_conc)) + 
  geom_point(aes(shape = sample_replicate), size = 0.5) + 
  geom_line(data = filter(pc_pred, sampling_code == "0922_A"), 
            aes(x = day, y = predicted_concentration), linewidth = 0.2) + 
  xlab("Day") + ylab(expression("Log"[10]*"CFU/g")) + 
  labs(title = "0922_A, PC (CA)") + 
  scale_shape_manual(values = c(0, 1, 2)) + 
  labs(shape = "Technical replicate") + 
  theme_bw() +
  theme(plot.title = element_text(vjust = -3.5, size = 5),
        axis.text=element_text(size=5),
        plot.margin = unit(c(0,0.2,0,1), 'lines'),
        legend.title = element_text(size = 5),
        legend.text = element_text(size = 4)) +
  ylim(3.8, 10)

pc_0922b <- ggplot(data = filter(arith_0922b, test == "PC"), 
                    aes(x = day, y = log_conc)) + 
  geom_point(aes(shape = sample_replicate), size = 0.5) + 
  geom_line(data = filter(pc_pred, sampling_code == "0922_B"), 
            aes(x = day, y = predicted_concentration), linewidth = 0.2) + 
  xlab("Day") + ylab(expression("Log"[10]*"CFU/g")) + 
  labs(title = "0922_B, PC (NA)") + 
  scale_shape_manual(values = c(0, 1, 2)) + 
  labs(shape = "Technical replicate") + 
  theme_bw() +
  theme(plot.title = element_text(vjust = -3.5, size = 5),
        axis.text=element_text(size=5),
        plot.margin = unit(c(0,0.2,0,1), 'lines'),
        legend.title = element_text(size = 5),
        legend.text = element_text(size = 4)) +
  ylim(3.8, 10)

pc_1022a <- ggplot(data = filter(arith_1022a, test == "PC"), 
                    aes(x = day, y = log_conc)) + 
  geom_point(aes(shape = sample_replicate), size = 0.5) + 
  geom_line(data = filter(pc_pred, sampling_code == "1022_A"), 
            aes(x = day, y = predicted_concentration), linewidth = 0.2) + 
  xlab("Day") + ylab(expression("Log"[10]*"CFU/g")) + 
  labs(title = "1022_A, PC (CA)") + 
  scale_shape_manual(values = c(0, 1, 2)) + 
  labs(shape = "Technical replicate") + 
  theme_bw() +
  theme(plot.title = element_text(vjust = -3.5, size = 5),
        axis.text=element_text(size=5),
        plot.margin = unit(c(0,0.2,0,1), 'lines'),
        legend.title = element_text(size = 5),
        legend.text = element_text(size = 4)) +
  ylim(3.8, 10)

pc_1022b <- ggplot(data = filter(arith_1022b, test == "PC"), 
                    aes(x = day, y = log_conc)) + 
  geom_point(aes(shape = sample_replicate), size = 0.5) + 
  geom_line(data = filter(pc_pred, sampling_code == "1022_B"), 
            aes(x = day, y = predicted_concentration), linewidth = 0.2) + 
  xlab("Day") + ylab(expression("Log"[10]*"CFU/g")) + 
  labs(title = "1022_B, PC (CA)") + 
  scale_shape_manual(values = c(0, 1, 2)) + 
  labs(shape = "Technical replicate") + 
  theme_bw() +
  theme(plot.title = element_text(vjust = -3.5, size = 5),
        axis.text=element_text(size=5),
        plot.margin = unit(c(0,0.2,0,1), 'lines'),
        legend.title = element_text(size = 5),
        legend.text = element_text(size = 4)) +
  ylim(3.8, 10)

pc_1122a <- ggplot(data = filter(arith_1122a, test == "PC"), 
                    aes(x = day, y = log_conc)) + 
  geom_point(aes(shape = sample_replicate), size = 0.5) + 
  geom_line(data = filter(pc_pred, sampling_code == "1122_A"), 
            aes(x = day, y = predicted_concentration), linewidth = 0.2) + 
  xlab("Day") + ylab(expression("Log"[10]*"CFU/g")) + 
  labs(title = "1122_A, PC (CA)") + 
  scale_shape_manual(values = c(0, 1, 2)) + 
  labs(shape = "Technical replicate") + 
  theme_bw() +
  theme(plot.title = element_text(vjust = -3.5, size = 5),
        axis.text=element_text(size=5),
        plot.margin = unit(c(0,0.2,0,1), 'lines'),
        legend.title = element_text(size = 5),
        legend.text = element_text(size = 4)) +
  ylim(3.8, 10)

pc_1122b <- ggplot(data = filter(arith_1122b, test == "PC"), 
                    aes(x = day, y = log_conc)) + 
  geom_point(aes(shape = sample_replicate), size = 0.5) + 
  geom_line(data = filter(pc_pred, sampling_code == "1122_B"), 
            aes(x = day, y = predicted_concentration), linewidth = 0.2) + 
  xlab("Day") + ylab(expression("Log"[10]*"CFU/g")) + 
  labs(title = "1122_B, PC (GA)") + 
  scale_shape_manual(values = c(0, 1, 2)) + 
  labs(shape = "Technical replicate") + 
  theme_bw() +
  theme(plot.title = element_text(vjust = -3.5, size = 5),
        axis.text=element_text(size=5),
        plot.margin = unit(c(0,0.2,0,1), 'lines'),
        legend.title = element_text(size = 5),
        legend.text = element_text(size = 4)) +
  ylim(3.8, 10)

pc_1221a <- ggplot(data = filter(arith_1221a, test == "PC"), 
                    aes(x = day, y = log_conc)) + 
  geom_point(aes(shape = sample_replicate), size = 0.5) + 
  geom_line(data = filter(pc_pred, sampling_code == "1221_A"), 
            aes(x = day, y = predicted_concentration), linewidth = 0.2) + 
  xlab("Day") + ylab(expression("Log"[10]*"CFU/g")) + 
  labs(title = "1221_A, PC (FL)") + 
  scale_shape_manual(values = c(0, 1, 2)) + 
  labs(shape = "Technical replicate") + 
  theme_bw() +
  theme(plot.title = element_text(vjust = -3.5, size = 5),
        axis.text=element_text(size=5),
        plot.margin = unit(c(0,0.2,0,1), 'lines'),
        legend.title = element_text(size = 5),
        legend.text = element_text(size = 4)) +
  ylim(3.8, 10)

pc_1222a <- ggplot(data = filter(arith_1222a, test == "PC"), 
                    aes(x = day, y = log_conc)) + 
  geom_point(aes(shape = sample_replicate), size = 0.5) + 
  geom_line(data = filter(pc_pred, sampling_code == "1222_A"), 
            aes(x = day, y = predicted_concentration), linewidth = 0.2) + 
  xlab("Day") + ylab(expression("Log"[10]*"CFU/g")) + 
  labs(title = "1222_A, PC (AZ)") + 
  scale_shape_manual(values = c(0, 1, 2)) + 
  labs(shape = "Technical replicate") + 
  theme_bw() +
  theme(plot.title = element_text(vjust = -3.5, size = 5),
        axis.text=element_text(size=5),
        plot.margin = unit(c(0,0.2,0,1), 'lines'),
        legend.title = element_text(size = 5),
        legend.text = element_text(size = 4)) +
  ylim(3.8, 10)

pc_1222b <- ggplot(data = filter(arith_1222b, test == "PC"), 
                    aes(x = day, y = log_conc)) + 
  geom_point(aes(shape = sample_replicate), size = 0.5) + 
  geom_line(data = filter(pc_pred, sampling_code == "1222_B"), 
            aes(x = day, y = predicted_concentration), linewidth = 0.2) + 
  xlab("Day") + ylab(expression("Log"[10]*"CFU/g")) + 
  labs(title = "1222_B, PC (AZ)") + 
  scale_shape_manual(values = c(0, 1, 2)) + 
  labs(shape = "Technical replicate") + 
  theme_bw() +
  theme(plot.title = element_text(vjust = -3.5, size = 5),
        axis.text=element_text(size=5), 
        plot.margin = unit(c(0,0.2,0,1), 'lines'),
        legend.title = element_text(size = 5),
        legend.text = element_text(size = 4)) +
  ylim(3.8, 10)

pc_plot <- ggarrange(pc_1221a + rremove("ylab") + rremove("xlab"), 
                      pc_0122a +rremove("ylab") + rremove("xlab"),
                      pc_0122b +rremove("ylab") + rremove("xlab"), 
                      pc_0222a +rremove("ylab") + rremove("xlab"),
                      pc_0222b +rremove("ylab") + rremove("xlab"), 
                      pc_0322a +rremove("ylab") + rremove("xlab"),
                      pc_0322b +rremove("ylab") + rremove("xlab"), 
                      pc_0422a +rremove("ylab") + rremove("xlab"),
                      pc_0522b +rremove("ylab") + rremove("xlab"), 
                      pc_0522c +rremove("ylab") + rremove("xlab"),
                      pc_0622a +rremove("ylab") + rremove("xlab"), 
                      pc_0622b +rremove("ylab") + rremove("xlab"),
                      pc_0722a +rremove("ylab") + rremove("xlab"), 
                      pc_0822a +rremove("ylab") + rremove("xlab"),
                      pc_0822b +rremove("ylab") + rremove("xlab"), 
                      pc_0922a +rremove("ylab") + rremove("xlab"),
                      pc_0922b +rremove("ylab") + rremove("xlab"), 
                      pc_1022a +rremove("ylab") + rremove("xlab"),
                      pc_1022b +rremove("ylab") + rremove("xlab"), 
                      pc_1122a +rremove("ylab") + rremove("xlab"),
                      pc_1122b +rremove("ylab") + rremove("xlab"), 
                      pc_1222a +rremove("ylab") + rremove("xlab"),
                      pc_1222b +rremove("ylab") + rremove("xlab"),
                      common.legend = TRUE, 
                      ncol = 3, nrow = 9)


pdf("output/pc_primary_model_plot.pdf")

annotate_figure(pc_plot, left = textGrob(expression("Concentration, log"[10]*"CFU/g"), rot = 90, vjust = 1, gp = gpar(cex = 0.8)),
                bottom = textGrob("Day", y = 3.5, x = 0.5, gp = gpar(cex = 0.8)))

dev.off()
